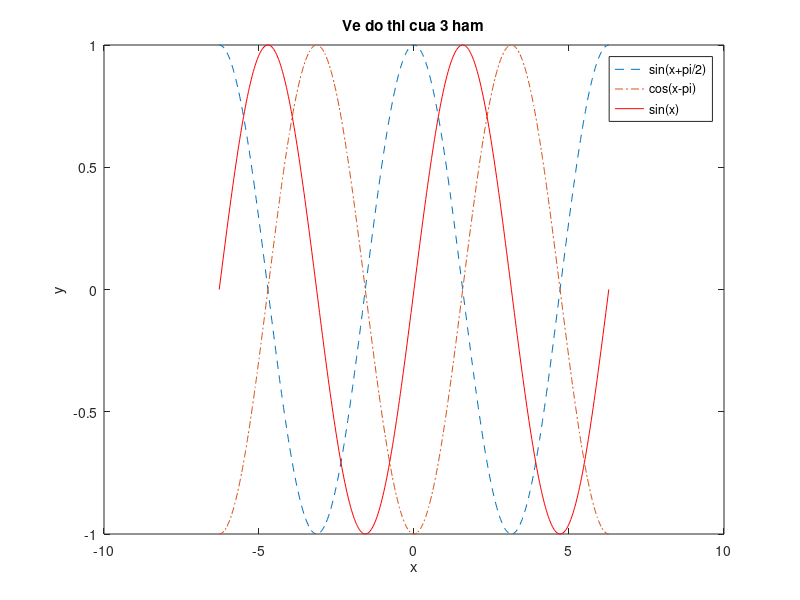

Reproduce this figure in MATLAB.
clc
clear all
close all
x=-2*pi:pi/100:2*pi;

y=sin(x+pi/2);
y1=cos(x-pi);
y2=sin(x);
plot(x,y,'--');
hold on
plot(x,y1,'-.');
hold on
plot(x,y2,'r');
hold on
xlabel('x');
ylabel('y');
title('Ve do thi cua 3 ham')
legend('sin(x+pi/2)','cos(x-pi)','sin(x)')
